Frame 1 (no input): blank canvas, image omitted
Frame 60 (the mouse pressed at the canvas centre just before this capture): blank canvas, image omitted
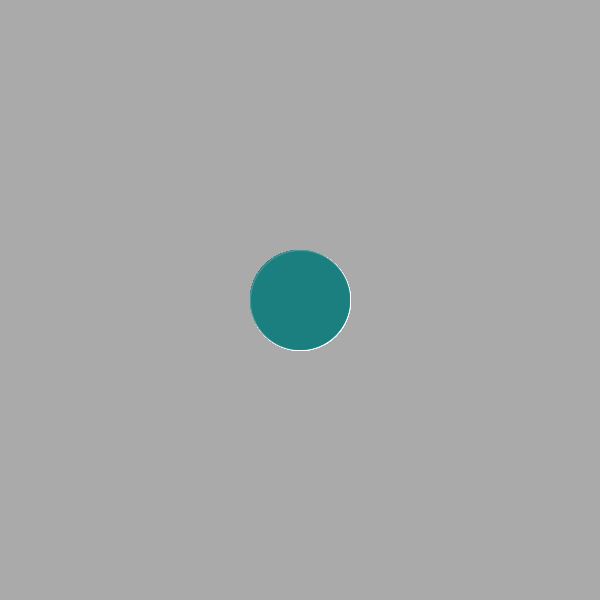
Frame 120 (the mouse held since frame 60 and released just before this capture)

The Processing sketch whose frames 1 and 60 were blank and that drew this single picture after the mouse press (run headless with seeded random() and noise(); from frame 60 on, the mouse is pressed at the canvas centre):

// Processing sketch: processing_141171
// ── processing_141171.pde

// SOS iDesign
// KU DYNAMIC MEDIA
// David Mrugala

float dia = 100;

void setup(){
  size(600,600);
  smooth();
  background(170);
  colorMode(RGB, width, height, width); // adjust the color range to the width and height
}

float c1 = random(width);

void draw(){
  
  stroke(600,50);
  
  if (mousePressed){
    fill(c1,mouseY,mouseX);
    
    // draw ellipse and mirror with simple coordinate substraction
    ellipse(mouseX,mouseY,dia,dia);
    ellipse(mouseX,height-mouseY,dia,dia);
    ellipse(width-mouseX,mouseY,dia,dia);
    ellipse(width-mouseX,height-mouseY,dia,dia);
  }
  
  // re-run the void setup()
  if (keyPressed){
    setup();
    c1 = random(width);
    
  }
}
